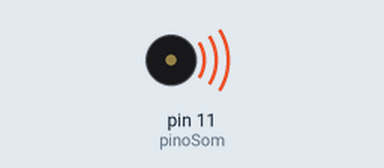
A sketch run on a simulated Arduino Nano, built with avr-gcc and run on an emulated ATmega328P. Shown: buzzer (waves = sounding).

Above: at 0.1 s.
At 8.2 s:
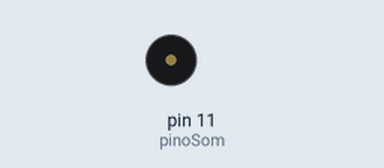
Timing chart, 0 to 9.7 s (numbered marks = the images above):
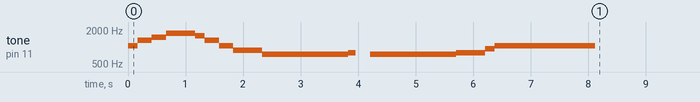

The sketch:

sketch_simpsons_melody.ino
```cpp
/*
  Simpsons Melody
  Conecte um buzzer ou alto falante ao pino 11

 Onde encontrar notas que compõe músicas: https://bitmidi.com/
 Verificar as notas e duração: https://onlinesequencer.net/import


*/


#include "notas.h"


// notas da melodia
int melodia[] = {
   C6, E6, FS6, A6, G6, E6, C6, A5,FS5, FS5, FS5, G5, PAUSA, FS5, FS5, FS5, G5, AS5, C6, C6, C6, C6
};

// duração das notas: 4 = semínima (ou 1/4 seg), 8 = colcheia (ou 1/8 seg), etc.:
int duracaoDasNotas[] = {
   6, 4, 4, 2, 6, 4, 4, 2, 2, 2, 2, 8, 4, 2, 2, 2, 2, 6, 2, 2, 2, 4, 6
};

void setup() {
  // pino no qual está conectado o alto-falante/buzzer
  const int pinoSom = 11;

  // Calcula o tamanho da melodia, tomando o tamanho do vetor que armazena
  // os n números inteiros equivalentes à melodia e dividindo pelo tamanho
  // que um número inteiro ocupa na memória
  int tamanhoDaMelodia = sizeof(melodia)/sizeof(int);

  // itera pelas notas da melodia
  for (int essaNota = 0; essaNota < tamanhoDaMelodia; essaNota++) {

    // para calcular a duração da nota, divida 1 segundo (ou 1000 ms) pelo tipo da nota
    // por ex.: semínima = 1000 / 4, colcheia = 1000/8, etc.
    int duracaoDessaNota = 1000 / duracaoDasNotas[essaNota];
    tone(pinoSom, melodia[essaNota], duracaoDessaNota);

    // para distinguir as notas, defina um intervalo mínimo entre elas
    // a duração da nota + 10% funciona bem (ou 1,1 vezes a nota):
    delay(duracaoDessaNota);

    // parar de tocar a nota
    noTone(pinoSom);
  }
}

void loop() {
  // a melodia não se repete: toca apenas uma vez no setup.
}
```

notas.h
```cpp
/*************************************************
 * notas.h: constantes com as frequencias
 *  correspondentes às alturas de notas musicais
 *  (parte inteira)
 *************************************************/
#define PAUSA     0
#define C6  1047
#define E6  1319
#define FS6  1480
#define A6  1760
#define G6  1568
#define E6  1319
#define C6  1047
#define A5  880
#define FS5  740
#define FS5  740
#define FS5  740
#define G5  784
#define FS5  740
#define FS5  740
#define FS5  740
#define G5  784
#define AS5  932
#define C6  1047
#define C6  1047
#define C6  1047
#define C6  1047
```
